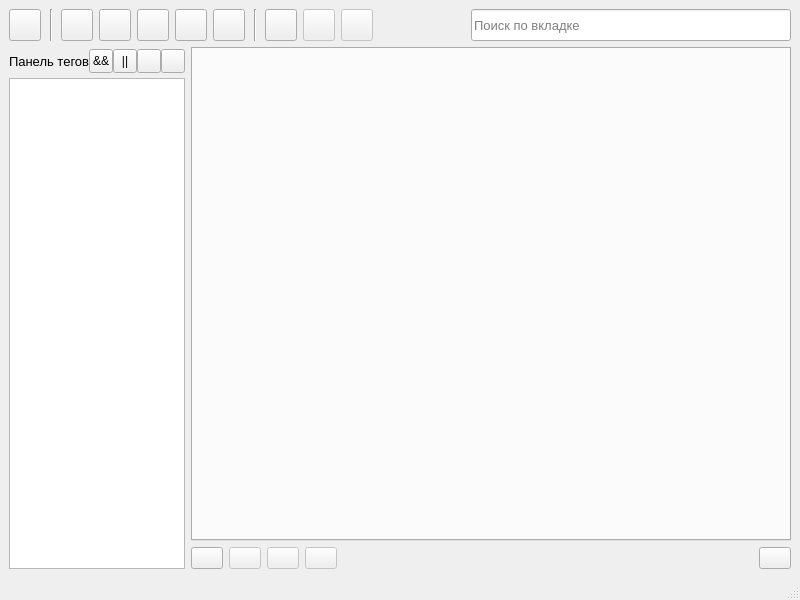
<?xml version="1.0" encoding="UTF-8"?>
<ui version="4.0">
 <class>MainWindow</class>
 <widget class="QMainWindow" name="MainWindow">
  <property name="geometry">
   <rect>
    <x>0</x>
    <y>0</y>
    <width>800</width>
    <height>600</height>
   </rect>
  </property>
  <property name="minimumSize">
   <size>
    <width>800</width>
    <height>600</height>
   </size>
  </property>
  <property name="windowTitle">
   <string>Помощник нормоконтролёра</string>
  </property>
  <property name="windowIcon">
   <iconset>
    <normaloff>icons/icon.png</normaloff>icons/icon.png</iconset>
  </property>
  <property name="styleSheet">
   <string notr="true">QListWidget::item:hover {
    background-color: #e5f3ff;
}
QListWidget::item:selected {
    background-color: #cce8ff;
	color: black;
}</string>
  </property>
  <widget class="QWidget" name="centralwidget">
   <layout class="QVBoxLayout" name="verticalLayout_3">
    <item>
     <layout class="QHBoxLayout" name="centralTopLayout">
      <item>
       <widget class="QPushButton" name="tagPanelButton">
        <property name="maximumSize">
         <size>
          <width>32</width>
          <height>32</height>
         </size>
        </property>
        <property name="toolTip">
         <string>Панель тегов</string>
        </property>
        <property name="text">
         <string/>
        </property>
        <property name="icon">
         <iconset>
          <normaloff>icons/tag.png</normaloff>icons/tag.png</iconset>
        </property>
        <property name="iconSize">
         <size>
          <width>24</width>
          <height>24</height>
         </size>
        </property>
        <property name="shortcut">
         <string>Ctrl+B</string>
        </property>
        <property name="checkable">
         <bool>true</bool>
        </property>
        <property name="checked">
         <bool>false</bool>
        </property>
       </widget>
      </item>
      <item>
       <widget class="Line" name="lineAfterTagButton">
        <property name="minimumSize">
         <size>
          <width>8</width>
          <height>32</height>
         </size>
        </property>
        <property name="orientation">
         <enum>Qt::Vertical</enum>
        </property>
       </widget>
      </item>
      <item>
       <widget class="QPushButton" name="fileCreateButton">
        <property name="maximumSize">
         <size>
          <width>32</width>
          <height>32</height>
         </size>
        </property>
        <property name="cursor">
         <cursorShape>PointingHandCursor</cursorShape>
        </property>
        <property name="toolTip">
         <string>Создать документ</string>
        </property>
        <property name="text">
         <string/>
        </property>
        <property name="icon">
         <iconset>
          <normaloff>icons/document-new.png</normaloff>icons/document-new.png</iconset>
        </property>
        <property name="iconSize">
         <size>
          <width>24</width>
          <height>24</height>
         </size>
        </property>
        <property name="shortcut">
         <string>Ctrl+N</string>
        </property>
       </widget>
      </item>
      <item>
       <widget class="QPushButton" name="fileOpenButton">
        <property name="maximumSize">
         <size>
          <width>32</width>
          <height>32</height>
         </size>
        </property>
        <property name="cursor">
         <cursorShape>PointingHandCursor</cursorShape>
        </property>
        <property name="toolTip">
         <string>Открыть документ</string>
        </property>
        <property name="text">
         <string/>
        </property>
        <property name="icon">
         <iconset>
          <normaloff>icons/document-open.png</normaloff>icons/document-open.png</iconset>
        </property>
        <property name="iconSize">
         <size>
          <width>24</width>
          <height>24</height>
         </size>
        </property>
        <property name="shortcut">
         <string>Ctrl+O</string>
        </property>
       </widget>
      </item>
      <item>
       <widget class="QPushButton" name="fileSaveButton">
        <property name="maximumSize">
         <size>
          <width>32</width>
          <height>32</height>
         </size>
        </property>
        <property name="cursor">
         <cursorShape>PointingHandCursor</cursorShape>
        </property>
        <property name="toolTip">
         <string>Сохранить документ</string>
        </property>
        <property name="text">
         <string/>
        </property>
        <property name="icon">
         <iconset>
          <normaloff>icons/document-save.png</normaloff>icons/document-save.png</iconset>
        </property>
        <property name="iconSize">
         <size>
          <width>24</width>
          <height>24</height>
         </size>
        </property>
        <property name="shortcut">
         <string>Ctrl+S</string>
        </property>
       </widget>
      </item>
      <item>
       <widget class="QPushButton" name="fileSaveAsButton">
        <property name="maximumSize">
         <size>
          <width>32</width>
          <height>32</height>
         </size>
        </property>
        <property name="cursor">
         <cursorShape>PointingHandCursor</cursorShape>
        </property>
        <property name="toolTip">
         <string>Сохранить документ как</string>
        </property>
        <property name="text">
         <string/>
        </property>
        <property name="icon">
         <iconset>
          <normaloff>icons/document-save-as.png</normaloff>icons/document-save-as.png</iconset>
        </property>
        <property name="iconSize">
         <size>
          <width>24</width>
          <height>24</height>
         </size>
        </property>
        <property name="shortcut">
         <string>Ctrl+Shift+S</string>
        </property>
       </widget>
      </item>
      <item>
       <widget class="QPushButton" name="fileRevertButton">
        <property name="maximumSize">
         <size>
          <width>32</width>
          <height>32</height>
         </size>
        </property>
        <property name="cursor">
         <cursorShape>PointingHandCursor</cursorShape>
        </property>
        <property name="toolTip">
         <string>Отменить изменения</string>
        </property>
        <property name="text">
         <string/>
        </property>
        <property name="icon">
         <iconset>
          <normaloff>icons/document-revert.png</normaloff>icons/document-revert.png</iconset>
        </property>
        <property name="iconSize">
         <size>
          <width>24</width>
          <height>24</height>
         </size>
        </property>
        <property name="shortcut">
         <string>Ctrl+R</string>
        </property>
       </widget>
      </item>
      <item>
       <widget class="Line" name="lineBeforeTabButtons">
        <property name="minimumSize">
         <size>
          <width>8</width>
          <height>32</height>
         </size>
        </property>
        <property name="orientation">
         <enum>Qt::Vertical</enum>
        </property>
       </widget>
      </item>
      <item>
       <widget class="QPushButton" name="tabAddButton">
        <property name="maximumSize">
         <size>
          <width>32</width>
          <height>32</height>
         </size>
        </property>
        <property name="cursor">
         <cursorShape>PointingHandCursor</cursorShape>
        </property>
        <property name="toolTip">
         <string>Добавить вкладку</string>
        </property>
        <property name="text">
         <string/>
        </property>
        <property name="icon">
         <iconset>
          <normaloff>icons/tab-new.png</normaloff>icons/tab-new.png</iconset>
        </property>
        <property name="iconSize">
         <size>
          <width>24</width>
          <height>24</height>
         </size>
        </property>
       </widget>
      </item>
      <item>
       <widget class="QPushButton" name="tabRemoveButton">
        <property name="enabled">
         <bool>false</bool>
        </property>
        <property name="maximumSize">
         <size>
          <width>32</width>
          <height>32</height>
         </size>
        </property>
        <property name="cursor">
         <cursorShape>PointingHandCursor</cursorShape>
        </property>
        <property name="toolTip">
         <string>Удалить вкладку</string>
        </property>
        <property name="text">
         <string/>
        </property>
        <property name="icon">
         <iconset>
          <normaloff>icons/tab-remove.png</normaloff>icons/tab-remove.png</iconset>
        </property>
        <property name="iconSize">
         <size>
          <width>24</width>
          <height>24</height>
         </size>
        </property>
       </widget>
      </item>
      <item>
       <widget class="QPushButton" name="tabEditButton">
        <property name="enabled">
         <bool>false</bool>
        </property>
        <property name="maximumSize">
         <size>
          <width>32</width>
          <height>32</height>
         </size>
        </property>
        <property name="cursor">
         <cursorShape>PointingHandCursor</cursorShape>
        </property>
        <property name="toolTip">
         <string>Переименовать вкладку</string>
        </property>
        <property name="text">
         <string/>
        </property>
        <property name="icon">
         <iconset>
          <normaloff>icons/tab-edit.png</normaloff>icons/tab-edit.png</iconset>
        </property>
        <property name="iconSize">
         <size>
          <width>24</width>
          <height>24</height>
         </size>
        </property>
       </widget>
      </item>
      <item>
       <spacer name="horizontalSpacer">
        <property name="orientation">
         <enum>Qt::Horizontal</enum>
        </property>
        <property name="sizeHint" stdset="0">
         <size>
          <width>40</width>
          <height>20</height>
         </size>
        </property>
       </spacer>
      </item>
      <item>
       <widget class="QLineEdit" name="searchLineEdit">
        <property name="minimumSize">
         <size>
          <width>320</width>
          <height>32</height>
         </size>
        </property>
        <property name="font">
         <font>
          <pointsize>10</pointsize>
         </font>
        </property>
        <property name="placeholderText">
         <string>Поиск по вкладке</string>
        </property>
        <property name="clearButtonEnabled">
         <bool>true</bool>
        </property>
       </widget>
      </item>
     </layout>
    </item>
    <item>
     <layout class="QHBoxLayout" name="centralHorizontalLayout">
      <item>
       <widget class="QWidget" name="tagPanelWidget" native="true">
        <property name="minimumSize">
         <size>
          <width>160</width>
          <height>0</height>
         </size>
        </property>
        <property name="maximumSize">
         <size>
          <width>200</width>
          <height>16777215</height>
         </size>
        </property>
        <layout class="QVBoxLayout" name="verticalLayout_2">
         <property name="spacing">
          <number>5</number>
         </property>
         <property name="leftMargin">
          <number>0</number>
         </property>
         <property name="topMargin">
          <number>2</number>
         </property>
         <property name="rightMargin">
          <number>0</number>
         </property>
         <property name="bottomMargin">
          <number>0</number>
         </property>
         <item>
          <layout class="QHBoxLayout" name="tagPanelTopLayout">
           <property name="spacing">
            <number>0</number>
           </property>
           <item>
            <widget class="QLabel" name="tagPanelLabel">
             <property name="font">
              <font>
               <pointsize>10</pointsize>
              </font>
             </property>
             <property name="text">
              <string>Панель тегов</string>
             </property>
            </widget>
           </item>
           <item>
            <spacer name="tagPanelTopSpacer">
             <property name="orientation">
              <enum>Qt::Horizontal</enum>
             </property>
             <property name="sizeHint" stdset="0">
              <size>
               <width>40</width>
               <height>20</height>
              </size>
             </property>
            </spacer>
           </item>
           <item>
            <widget class="QToolButton" name="tagPanelAndButton">
             <property name="minimumSize">
              <size>
               <width>24</width>
               <height>24</height>
              </size>
             </property>
             <property name="maximumSize">
              <size>
               <width>24</width>
               <height>24</height>
              </size>
             </property>
             <property name="text">
              <string>&amp;&amp;&amp;&amp;</string>
             </property>
             <property name="checkable">
              <bool>true</bool>
             </property>
            </widget>
           </item>
           <item>
            <widget class="QToolButton" name="tagPanelOrButton">
             <property name="minimumSize">
              <size>
               <width>24</width>
               <height>24</height>
              </size>
             </property>
             <property name="maximumSize">
              <size>
               <width>24</width>
               <height>24</height>
              </size>
             </property>
             <property name="text">
              <string>||</string>
             </property>
             <property name="checkable">
              <bool>true</bool>
             </property>
            </widget>
           </item>
           <item>
            <widget class="QToolButton" name="filterResetButton">
             <property name="minimumSize">
              <size>
               <width>24</width>
               <height>24</height>
              </size>
             </property>
             <property name="maximumSize">
              <size>
               <width>24</width>
               <height>24</height>
              </size>
             </property>
             <property name="toolTip">
              <string>Сбросить фильтры</string>
             </property>
             <property name="icon">
              <iconset>
               <normaloff>icons/clear.png</normaloff>icons/clear.png</iconset>
             </property>
            </widget>
           </item>
           <item>
            <widget class="QToolButton" name="tagRenameButton">
             <property name="minimumSize">
              <size>
               <width>24</width>
               <height>24</height>
              </size>
             </property>
             <property name="maximumSize">
              <size>
               <width>24</width>
               <height>24</height>
              </size>
             </property>
             <property name="toolTip">
              <string>Переименовать выбранный тег</string>
             </property>
             <property name="icon">
              <iconset>
               <normaloff>icons/edit.png</normaloff>icons/edit.png</iconset>
             </property>
            </widget>
           </item>
          </layout>
         </item>
         <item>
          <widget class="QListWidget" name="tagListWidget"/>
         </item>
        </layout>
       </widget>
      </item>
      <item>
       <layout class="QVBoxLayout" name="centralVerticalLayout">
        <item>
         <widget class="QTabWidget" name="tabWidget">
          <property name="minimumSize">
           <size>
            <width>600</width>
            <height>0</height>
           </size>
          </property>
         </widget>
        </item>
        <item>
         <layout class="QHBoxLayout" name="centralDownLayout">
          <item>
           <widget class="QPushButton" name="remarkAddButton">
            <property name="maximumSize">
             <size>
              <width>32</width>
              <height>32</height>
             </size>
            </property>
            <property name="cursor">
             <cursorShape>PointingHandCursor</cursorShape>
            </property>
            <property name="toolTip">
             <string>Добавить замечание</string>
            </property>
            <property name="text">
             <string/>
            </property>
            <property name="icon">
             <iconset>
              <normaloff>icons/add.png</normaloff>icons/add.png</iconset>
            </property>
            <property name="iconSize">
             <size>
              <width>24</width>
              <height>24</height>
             </size>
            </property>
           </widget>
          </item>
          <item>
           <widget class="QPushButton" name="remarkRemoveButton">
            <property name="enabled">
             <bool>false</bool>
            </property>
            <property name="maximumSize">
             <size>
              <width>32</width>
              <height>32</height>
             </size>
            </property>
            <property name="cursor">
             <cursorShape>PointingHandCursor</cursorShape>
            </property>
            <property name="toolTip">
             <string>Удалить выбранные замечания</string>
            </property>
            <property name="text">
             <string/>
            </property>
            <property name="icon">
             <iconset>
              <normaloff>icons/remove.png</normaloff>icons/remove.png</iconset>
            </property>
            <property name="iconSize">
             <size>
              <width>24</width>
              <height>24</height>
             </size>
            </property>
            <property name="shortcut">
             <string>Del</string>
            </property>
           </widget>
          </item>
          <item>
           <widget class="QPushButton" name="remarkEditButton">
            <property name="enabled">
             <bool>false</bool>
            </property>
            <property name="maximumSize">
             <size>
              <width>32</width>
              <height>32</height>
             </size>
            </property>
            <property name="cursor">
             <cursorShape>PointingHandCursor</cursorShape>
            </property>
            <property name="toolTip">
             <string>Редактировать выбранные замечания</string>
            </property>
            <property name="text">
             <string/>
            </property>
            <property name="icon">
             <iconset>
              <normaloff>icons/edit.png</normaloff>icons/edit.png</iconset>
            </property>
            <property name="iconSize">
             <size>
              <width>24</width>
              <height>24</height>
             </size>
            </property>
           </widget>
          </item>
          <item>
           <widget class="QPushButton" name="remarkCopyButton">
            <property name="enabled">
             <bool>false</bool>
            </property>
            <property name="maximumSize">
             <size>
              <width>32</width>
              <height>32</height>
             </size>
            </property>
            <property name="cursor">
             <cursorShape>PointingHandCursor</cursorShape>
            </property>
            <property name="toolTip">
             <string>Копировать выбранные замечания</string>
            </property>
            <property name="text">
             <string/>
            </property>
            <property name="icon">
             <iconset>
              <normaloff>icons/copy.png</normaloff>icons/copy.png</iconset>
            </property>
            <property name="iconSize">
             <size>
              <width>24</width>
              <height>24</height>
             </size>
            </property>
            <property name="shortcut">
             <string>Ctrl+C</string>
            </property>
           </widget>
          </item>
          <item>
           <spacer name="centralDownSpacer">
            <property name="orientation">
             <enum>Qt::Horizontal</enum>
            </property>
            <property name="sizeHint" stdset="0">
             <size>
              <width>40</width>
              <height>20</height>
             </size>
            </property>
           </spacer>
          </item>
          <item>
           <widget class="QPushButton" name="listClearButton">
            <property name="enabled">
             <bool>true</bool>
            </property>
            <property name="maximumSize">
             <size>
              <width>32</width>
              <height>32</height>
             </size>
            </property>
            <property name="cursor">
             <cursorShape>PointingHandCursor</cursorShape>
            </property>
            <property name="toolTip">
             <string>Очистить список на вкладке</string>
            </property>
            <property name="text">
             <string/>
            </property>
            <property name="icon">
             <iconset>
              <normaloff>icons/clear.png</normaloff>icons/clear.png</iconset>
            </property>
            <property name="iconSize">
             <size>
              <width>24</width>
              <height>24</height>
             </size>
            </property>
           </widget>
          </item>
         </layout>
        </item>
       </layout>
      </item>
     </layout>
    </item>
   </layout>
  </widget>
  <widget class="QStatusBar" name="statusbar"/>
 </widget>
 <resources/>
 <connections/>
</ui>
